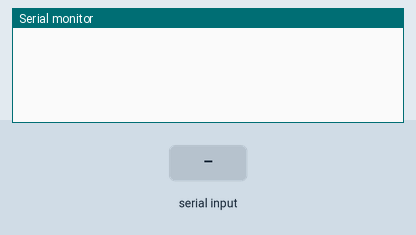
The sketch below on a simulated Arduino Uno, built with avr-gcc and run on an emulated ATmega328P. On the bench: the last lines printed to the serial monitor. Inputs (shaded band) come from the test bench.

Above: at 1.2 s.
1.3 s: "1" received over Serial
At 1.8 s:
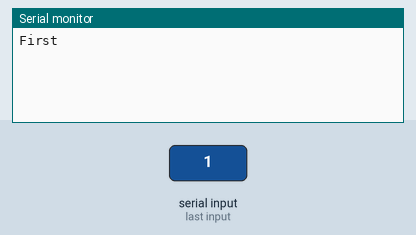
2.8 s: byte 1 (1) received over Serial
At 4.0 s:
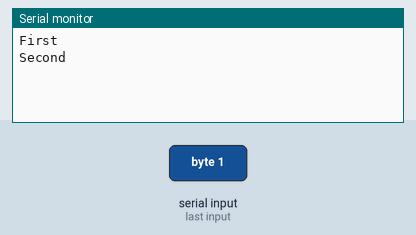
4.3 s: "0" received over Serial
At 5.3 s:
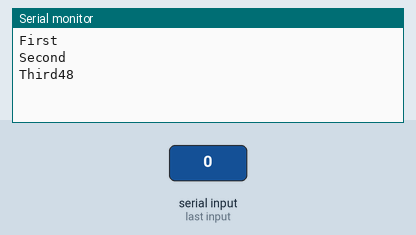

Measured:
- after the input at 1.3 s, the serial monitor: prints a new line at once (image 1)
- after the input at 2.8 s, the serial monitor: prints a new line at once (image 2)
- after the input at 4.3 s, the serial monitor: prints a new line at once (image 3)

The sketch:

arduino_esp_trans.ino
```cpp
void setup() {
  Serial.begin(115200);
  while (!Serial) {} //wait for serial
}

void loop() {
  while(Serial.available() > 0) {
    uint8_t c = Serial.read();
    if (c == '1') {
      Serial.println("First");
    }
    else if (c == 1) {
      Serial.println("Second");
    }
    else {
      Serial.print("Third");
      Serial.println(c);
    }
  }
}
```
